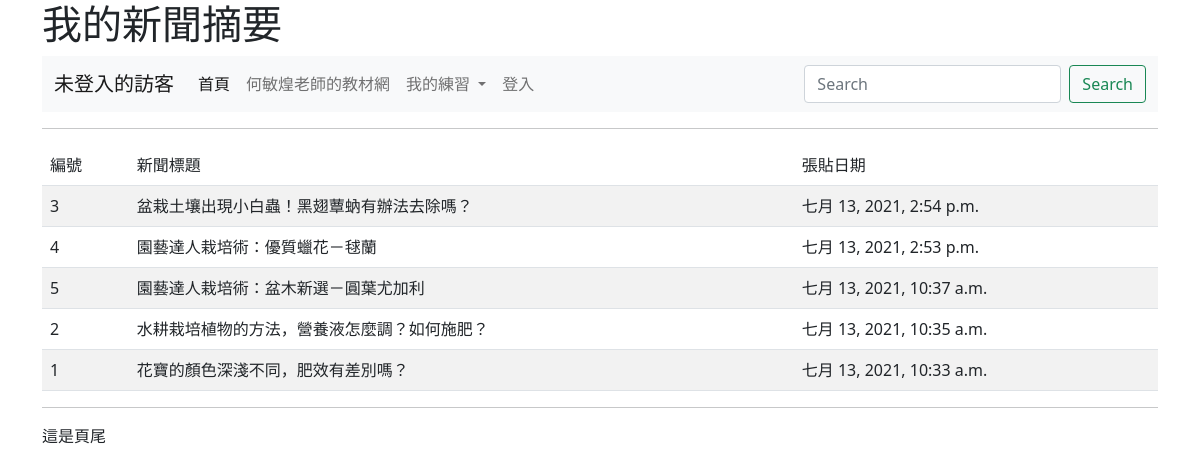
Page /news/ on the committed database.
### mysite/models.py (models this page shows, shortened)
class Post(models.Model):
	title = models.CharField(max_length=200)
	content = models.TextField()
	pub_date = models.DateTimeField(default=timezone.now)
	class Meta:
		ordering = ('-pub_date',)

### mysite/views.py (the view)
# urls.py: path('news/', views.news),
def news(request):
	posts = Post.objects.all()
	return render(request, "news.html", locals())

### templates/news.html (shortened to what this page needs)
{% extends "base.html" %}
{% block main %}
	<hr>
	<table class="table table-striped">
		<tr>
			<tr><td>編號</td><td>新聞標題</td><td>張貼日期</td></tr>
		</tr>
	{% for post in posts %}
		<tr>
			<td>{{ post.id }}</td>
			<td>
				{% if request.user.is_authenticated %}
					<a href="/show/{{ post.id }}/">{{ post.title }}</a>
				{% else %}
					{{ post.title }}
				{% endif %}
			</td>
			<td>{{ post.pub_date }}</td>
		</tr>
	{% endfor %}
	</table>
{% endblock %}

### rows in the picture
Post: id "3", title "盆栽土壤出現小白蟲！黑翅蕈蚋有辦法去除嗎？", pub_date "七月 13, 2021, 2:54 p.m."
Post: id "4", title "園藝達人栽培術：優質蠟花－毬蘭", pub_date "七月 13, 2021, 2:53 p.m."
Post: id "5", title "園藝達人栽培術：盆木新選－圓葉尤加利", pub_date "七月 13, 2021, 10:37 a.m."
Post: id "2", title "水耕栽培植物的方法，營養液怎麼調？如何施肥？", pub_date "七月 13, 2021, 10:35 a.m."
Post: id "1", title "花寶的顏色深淺不同，肥效有差別嗎？", pub_date "七月 13, 2021, 10:33 a.m."
